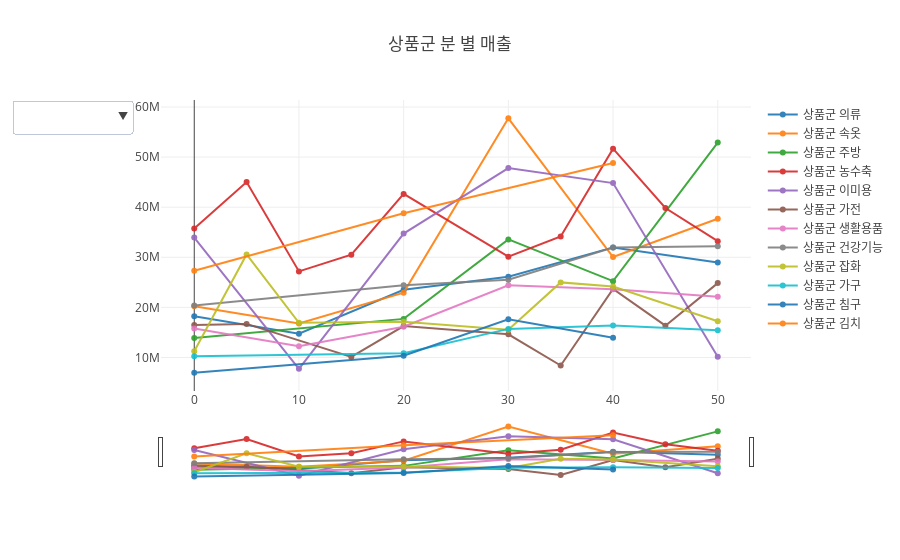

This figure's notebook cell:
### Markdown cell above
### - 상품군별 '분'별로 보기

### Code cell
상품군열 = list(실적_2019['상품군'].unique())
상품군열 

item_sum = 실적_2019.groupby(['상품군', '분'])['취급액'].mean()
item_sum=item_sum.to_frame().reset_index()
data = []
for i in 상품군열 :
    s = item_sum.loc[item_sum['상품군']==i]
    trace = go.Scatter(
        x= s.분,
        y= s.취급액,
        name = "상품군 "+str(i),
        opacity = 0.9)
    data.append(trace)

# Buttons to select a specific store visualization
update_buttons = []
for i in 상품군열 :
    visible = [True if j == i else False for j in 상품군열 ]
    button= dict(label = '상품군 ' + str(i), method= 'update', args= [{'visible': visible}])
    update_buttons.append(button)
# Button to return to all stores visualization
update_buttons.append(dict(label = 'All', method= 'update', args= [{'visible': [True]*10}]))

updatemenus = list([dict(active=-1, buttons=list(update_buttons))])

layout = dict(
    title='상품군 분 별 매출 ',
    updatemenus= updatemenus,
    xaxis=dict(
        # rangeselector=dict(
        #     buttons=list([
        #         dict(count=1, label='1h', step='hour', stepmode='backward'),
        #         dict(count=6, label='6h', step='hour', stepmode='backward'),
        #         dict(step='all')
        #     ])
        # ),
        rangeslider=dict(), type='time'
    )
)

fig = dict(data=data, layout=layout)
iplot(fig, validate= False)ㅠ

### Figure 1 — Plotly figure (JSON) as saved in the notebook; plotly's stock layout.template omitted (floating-point values rounded to 4 significant figures)
{"data": [{"name": "상품군 의류", "opacity": 0.9, "type": "scatter", "x": [0, 10, 20, 30, 40, 50], "y": [18240000.0, 14730000.0, 23510000.0, 26100000.0, 31970000.0, 28950000.0]}, {"name": "상품군 속옷", "opacity": 0.9, "type": "scatter", "x": [0, 10, 20, 30, 40, 50], "y": [20200000.0, 16800000.0, 22940000.0, 57740000.0, 30050000.0, 37690000.0]}, {"name": "상품군 주방", "opacity": 0.9, "type": "scatter", "x": [0, 20, 30, 40, 50], "y": [13860000.0, 17700000.0, 33570000.0, 25240000.0, 52892750]}, {"name": "상품군 농수축", "opacity": 0.9, "type": "scatter", "x": [0, 5, 10, 15, 20, 30, 35, 40, 45, 50], "y": [35750000.0, 45032000, 27180000.0, 30520000.0, 42650000.0, 30130000.0, 34142000, 51670000.0, 39840000.0, 33220000.0]}, {"name": "상품군 이미용", "opacity": 0.9, "type": "scatter", "x": [0, 10, 20, 30, 40, 50], "y": [33940000.0, 7737000, 34730000.0, 47820000.0, 44820000.0, 10127000]}, {"name": "상품군 가전", "opacity": 0.9, "type": "scatter", "x": [0, 5, 15, 20, 30, 35, 40, 45, 50], "y": [16480000.0, 16700000.0, 10110000.0, 16275000, 14630000.0, 8390000.0, 23680000.0, 16348875, 24850000.0]}, {"name": "상품군 생활용품", "opacity": 0.9, "type": "scatter", "x": [0, 10, 20, 30, 40, 50], "y": [15780000.0, 12237600, 16130000.0, 24400000.0, 23640000.0, 22122450]}, {"name": "상품군 건강기능", "opacity": 0.9, "type": "scatter", "x": [0, 20, 30, 40, 50], "y": [20360000.0, 24400000.0, 25500000.0, 31960000.0, 32196000]}, {"name": "상품군 잡화", "opacity": 0.9, "type": "scatter", "x": [0, 5, 10, 20, 30, 35, 40, 50], "y": [11260000.0, 30566000, 16920000.0, 17150000.0, 15560000.0, 24988000, 24150000.0, 17220000.0]}, {"name": "상품군 가구", "opacity": 0.9, "type": "scatter", "x": [0, 20, 30, 40, 50], "y": [10240000.0, 10840000.0, 15710000.0, 16390000.0, 15416000]}, {"name": "상품군 침구", "opacity": 0.9, "type": "scatter", "x": [0, 20, 30, 40], "y": [6959000.0, 10350000.0, 17610000.0, 13950000.0]}, {"name": "상품군 김치", "opacity": 0.9, "type": "scatter", "x": [0, 20, 40], "y": [27310000.0, 38780000.0, 48800000.0]}], "layout": {"title": "상품군 분 별 매출 ", "updatemenus": [{"active": -1, "buttons": [{"args": [{"visible": [true, false, false, false, false, false, false, false, false, false, false, false]}], "label": "상품군 의류", "method": "update"}, {"args": [{"visible": [false, true, false, false, false, false, false, false, false, false, false, false]}], "label": "상품군 속옷", "method": "update"}, {"args": [{"visible": [false, false, true, false, false, false, false, false, false, false, false, false]}], "label": "상품군 주방", "method": "update"}, {"args": [{"visible": [false, false, false, true, false, false, false, false, false, false, false, false]}], "label": "상품군 농수축", "method": "update"}, {"args": [{"visible": [false, false, false, false, true, false, false, false, false, false, false, false]}], "label": "상품군 이미용", "method": "update"}, {"args": [{"visible": [false, false, false, false, false, true, false, false, false, false, false, false]}], "label": "상품군 가전", "method": "update"}, {"args": [{"visible": [false, false, false, false, false, false, true, false, false, false, false, false]}], "label": "상품군 생활용품", "method": "update"}, {"args": [{"visible": [false, false, false, false, false, false, false, true, false, false, false, false]}], "label": "상품군 건강기능", "method": "update"}, {"args": [{"visible": [false, false, false, false, false, false, false, false, true, false, false, false]}], "label": "상품군 잡화", "method": "update"}, {"args": [{"visible": [false, false, false, false, false, false, false, false, false, true, false, false]}], "label": "상품군 가구", "method": "update"}, {"args": [{"visible": [false, false, false, false, false, false, false, false, false, false, true, false]}], "label": "상품군 침구", "method": "update"}, {"args": [{"visible": [false, false, false, false, false, false, false, false, false, false, false, true]}], "label": "상품군 김치", "method": "update"}, {"args": [{"visible": [true, true, true, true, true, true, true, true, true, true]}], "label": "All", "method": "update"}]}], "xaxis": {"rangeslider": {}, "type": "time"}}}
